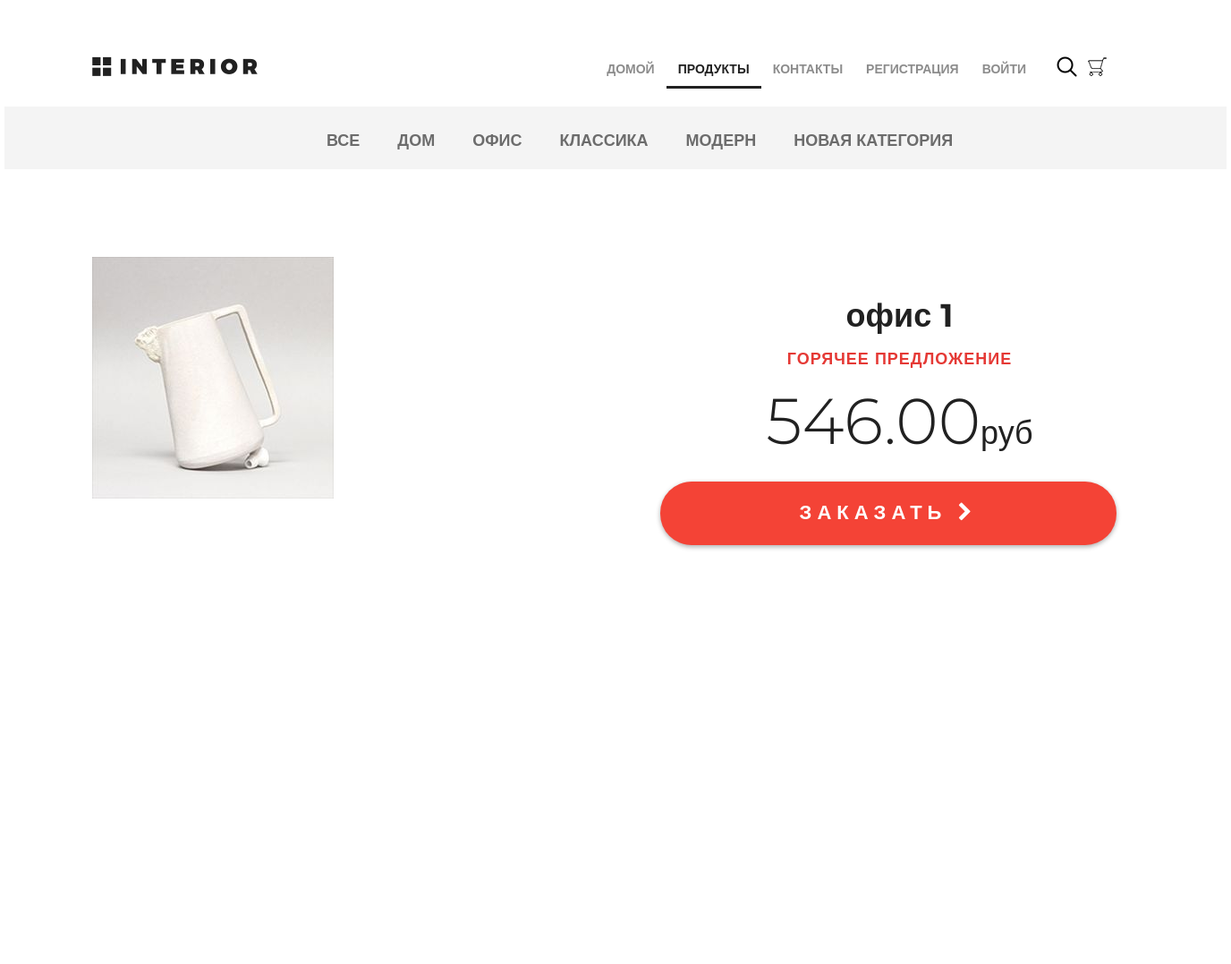
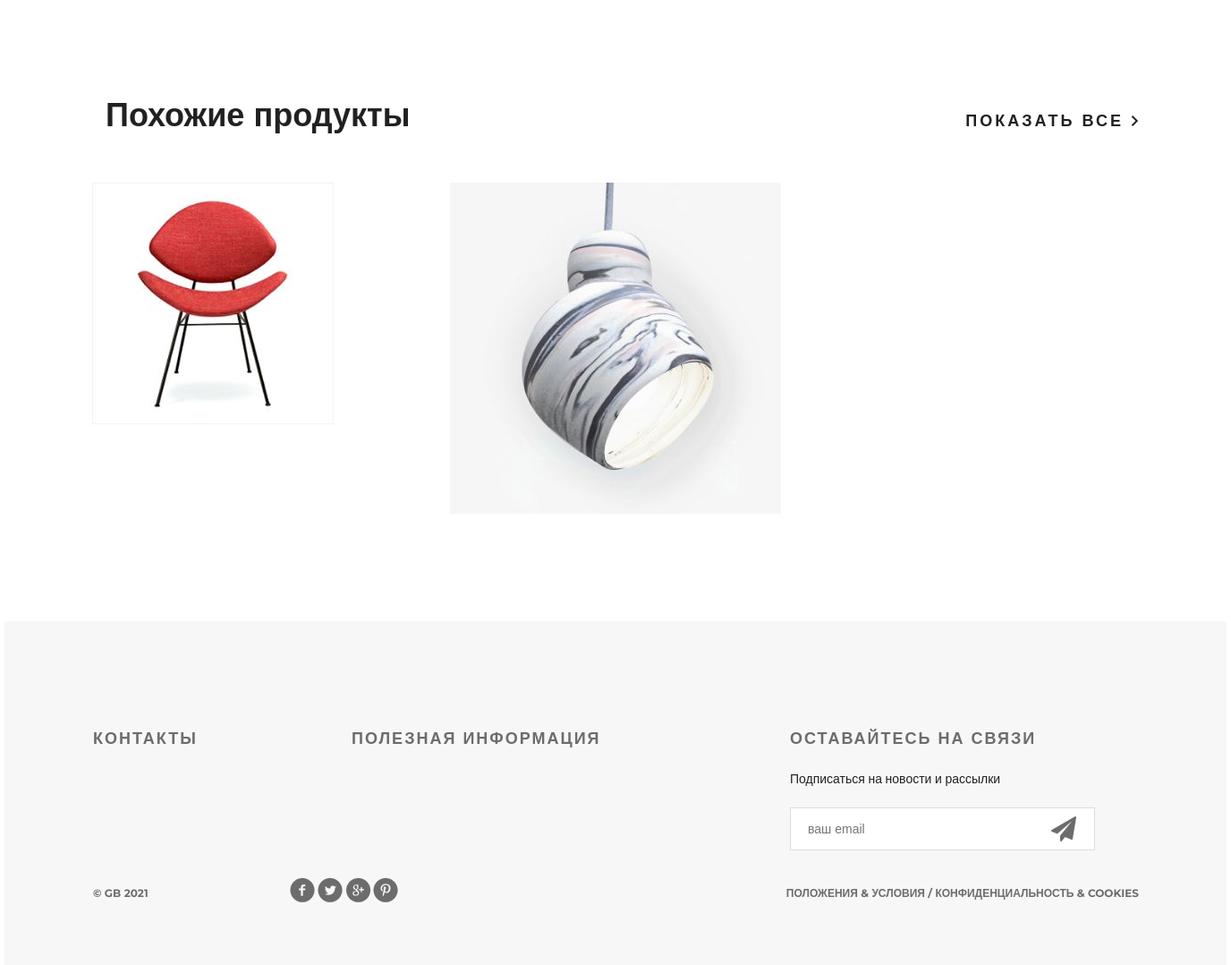
Screenshot of /products/ with the database file from the repository (2 pictures, top to bottom).
### mainapp/models.py (models this page shows, shortened)
class ProductCategory(models.Model):
    name = models.CharField(verbose_name='имя', max_length=64, unique=True)
    description = models.TextField(verbose_name='описание', blank=True)
    is_active = models.BooleanField(default=True)

class Product(models.Model):
    category = models.ForeignKey(ProductCategory, on_delete=models.CASCADE)
    name = models.CharField(verbose_name='имя продукта', max_length=128)
    image = models.ImageField(upload_to='products_images', blank=True)
    short_desc = models.CharField(verbose_name='краткое описание продукта', max_length=60, blank=True)
    description = models.TextField(verbose_name='описание продукта', blank=True)
    price = models.DecimalField(verbose_name='цена', max_digits=8, decimal_places=2, default=0)
    quantity = models.PositiveIntegerField(verbose_name='количество на складе', default=0)
    is_active = models.BooleanField(default=True)

### mainapp/views.py (the view, shortened to what this page needs)
# urls.py: path('products/', include('mainapp.urls', namespace='products')),
def products(request, pk=None):
    basket = get_basket(request.user)
    hot_product = get_hot_product()
    same_products = get_same_products(hot_product)
    product_menu_links = ProductCategory.objects.all()
    context = {
        'title': 'продукты',
        'main_menu_links': main_menu_links,
        'product_menu_links': product_menu_links,
        'same_products': same_products,
        'basket': basket,
        'hot_product': hot_product,
    }
    return render(request, 'mainapp/products.html', context)

### mainapp/views.py (called while the page is built)
def get_basket(user):
    if user.is_authenticated:
        return Basket.objects.filter(user=user)
    return []

def get_hot_product():
    return random.sample(list(Product.objects.all()), 1)[0]

def get_same_products(hot_product):
    same_products = Product.objects.filter(category=hot_product.category).exclude(pk=hot_product.pk)[:3]
    return same_products

### mainapp/templates/mainapp/products.html (shortened to what this page needs)
{% extends 'mainapp/base.html' %}
{% load static %}
		{% block menu %}
		<div class="hero-white">
			<div class="header clearfix">
				{% include 'mainapp/includes/inc_main_menu.html' %}
			</div>
		</div>
		{% endblock %}
		{% block content %}
		<div class="details">
			<div class="links clearfix">
				{% include 'mainapp/includes/inc_categories_menu.html' %}
			</div>
			<div class="details-products">
				<div class="details-slider">
					<div class="slider-product">
						<img src="/media/{{ hot_product.image }}">
					</div>
				</div>
				<div class="description">
					<h3 class="big-bold">{{ hot_product.name }}</h3>
					<h3 class="red">горячее предложение</h3>
					<p class="price">{{ hot_product.price|floatformat:2 }}<span>руб</span></p>
					<a href="{% url 'basket:add' hot_product.pk %}" class="red-button">
						заказать <i class="fa fa-chevron-right" aria-hidden="true"></i>
					</a>
				</div>
			</div>
			<div class="related">
				<div class="title clearfix">
					<h2>Похожие продукты</h2>
					<a class="explore" href="#">показать все <img src="{% static 'img/arrow.png' %}" alt=""></a>
				</div>
				<div class="related-products clearfix">
					{% for product in same_products %}
						<div class="block">
							<a href="{% url 'mainapp:product' product.pk %}"><img src="/media/{{ product.image }}" alt="">
							</a>
						</div>
					{% endfor %}
				</div>
			</div>
		</div>
		<div class="clr"></div>
		{% endblock %}

### mainapp/templates/mainapp/includes/inc_categories_menu.html (shortened to what this page needs)
<ul class="links-menu">
	<li>
		<a href="{% url 'products:category' 0 %}"
			class="">
			Все
		</a>
	</li>
	{% for link in product_menu_links %}
		{% if link.is_active %}
			<li>
				<a href="{% url 'products:category' link.pk %}"
					class="">
					{{ link.name }}
				</a>
			</li>
		{% endif %}
	{% endfor %}
</ul>

### static/css/style.css (style rules this page uses)
* { margin: 0; padding: 0; }
body { font-family: 'Montserrat', sans-serif; }
html, body { height: 100%; }
.clr { height: 384px; }
.clearfix:after { content: ""; display: block; clear: both; }
.explore { text-transform: uppercase; color: #212121; font-size: 18px; font-weight: 700; line-height: 24px; text-align: center; float: right; margin-top: 138px; letter-spacing: 3px; text-decoration: none; }
.big-bold { color: #212121; font-size: 36px; font-weight: 700; text-align: left; margin-bottom: 24px; line-height: 36px; }
.title { height: 152px; margin-right: 15px; }
.title h2 { float: left; margin-top: 118px; color: #212121; font-size: 36px; font-weight: 700; text-align: left; margin-left: 15px; }
.red { text-transform: uppercase; color: #e53935; font-size: 18px; font-weight: 700; text-align: left; letter-spacing: 1px; line-height: 17px; margin-bottom: 22px; }
.hero-white { background-color: #fff; height: 119px; padding-left: 98px; padding-right: 211px; position: relative; }
.links { height: 70px; background-color: #f4f4f4; position: relative; padding-left: 360px; }
.links-menu { margin: 27px auto 0px; position: absolute; }
.links-menu li { float: left; list-style-type: none; padding-right: 42px; }
.links-menu li a { text-decoration: none; color: #6c6c6c; font-size: 18px; font-weight: 700; text-transform: uppercase; }
.details-products { padding-left: 98px; padding-right: 98px; margin-top: 98px; height: 651px; }
.details-slider { width: 570px; float: left; margin-right: 30px; }
.slider-product { width: 570px; height: 570px; }
.description { width: 535px; float: right; padding-left: 35px }
.description .big-bold { color: #212121; font-size: 36px; font-weight: 700; text-align: center; margin-top: 47px; margin-bottom: 0px; }
.description .red { text-transform: uppercase; color: #e53935; font-size: 18px; font-weight: 700; text-align: center; letter-spacing: 1px; line-height: 17px; margin-top: 23px; margin-bottom: 36px; }
.description .price { color: #212121; font-size: 72px; font-weight: 300; line-height: 48px; text-align: center; }
.description .price span { color: #212121; font-size: 36px; font-weight: 300; line-height: 48px; text-align: center; }
.red-button { display: block; height: 71px; width: 510px; border-radius: 35px; background-color: #f44336; text-align: center; text-transform: uppercase; text-decoration: none; color: #ffffff; font-size: 22px; font-weight: 700; line-height: 24px; box-shadow: 0px 2px 4.85px 0.15px rgba(33, 33, 33, 0.35); line-height: 70px; letter-spacing: 6px; margin-top: 31px; }
.related { padding: 0px 98px; }
.related .title { height: 343px; margin-right: 0; }
.related .title h2 { margin-top: 245px; }
.related .title .explore { margin-top: 262px; }
.related-products { margin-bottom: 120px; }
.related-products .block a img { float: left; }
.related-products .block { float: left; margin-right: 30px; display: block; height: 370px; width: 370px; position: relative; }

### rows the page displays
ProductCategory: name "ДОМ"
ProductCategory: name "ОФИС"
ProductCategory: name "КЛАССИКА"
ProductCategory: name "МОДЕРН"
ProductCategory: name "НОВАЯ КАТЕГОРИЯ"
Product: image (picture), name "офис 1", price "546.00"
Product: image (picture)
Product: image (picture)
